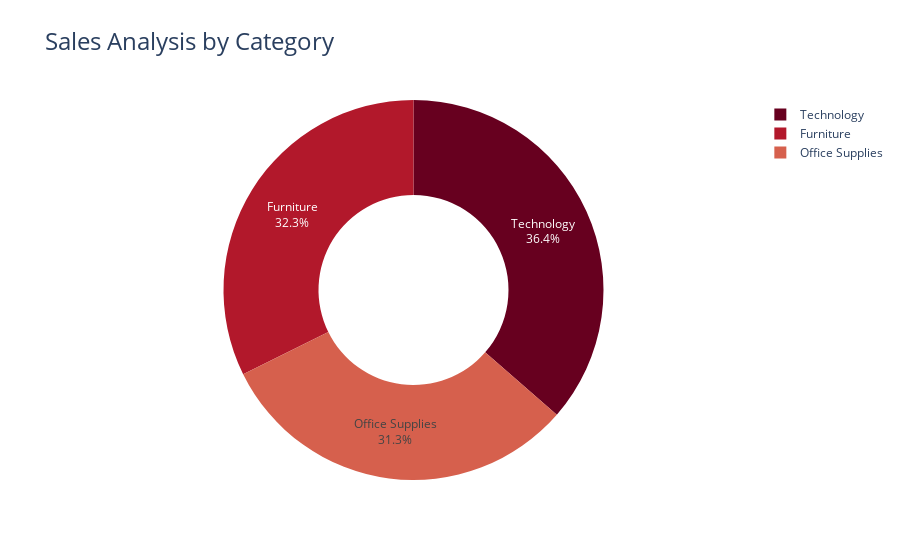

Write notebook code for a chart like this one.
### Code cell
fig = px.pie(sales_by_category,
             values ='Sales',
             names = 'Category',
             title = 'Sales by Category',
             hole =0.5,
             color_discrete_sequence=px.colors.sequential.RdBu)

fig.update_traces(textposition='inside', textinfo='percent+label')
fig.update_layout(title_text = 'Sales Analysis by Category',title_font =dict(size=24))

### Figure 1 — Plotly figure (JSON) as saved in the notebook; plotly's stock layout.template omitted (floating-point values rounded to 4 significant figures)
{"data": [{"domain": {"x": [0, 1], "y": [0, 1]}, "hole": 0.5, "hovertemplate": "Category=%{label}<br>Sales=%{value}<extra></extra>", "labels": ["Furniture", "Office Supplies", "Technology"], "legendgroup": "", "name": "", "showlegend": true, "textinfo": "percent+label", "textposition": "inside", "type": "pie", "values": [742000.0, 719000.0, 836200.0]}], "layout": {"legend": {"tracegroupgap": 0}, "piecolorway": ["rgb(103,0,31)", "rgb(178,24,43)", "rgb(214,96,77)", "rgb(244,165,130)", "rgb(253,219,199)", "rgb(247,247,247)", "rgb(209,229,240)", "rgb(146,197,222)", "rgb(67,147,195)", "rgb(33,102,172)", "rgb(5,48,97)"], "title": {"font": {"size": 24}, "text": "Sales Analysis by Category"}}}
